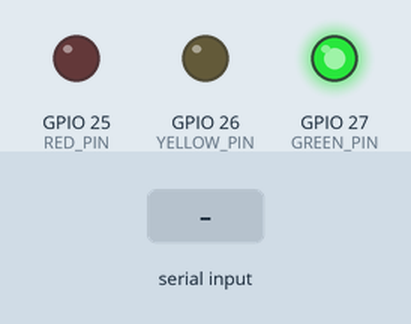
Recording of a sketch running on a simulated ESP32. Shown: output pins drawn as LEDs (lit = HIGH). Inputs (shaded band) come from the test bench.

Above: at 1.2 s.
1.3 s: "RED\n" received over Serial
At 2.5 s:
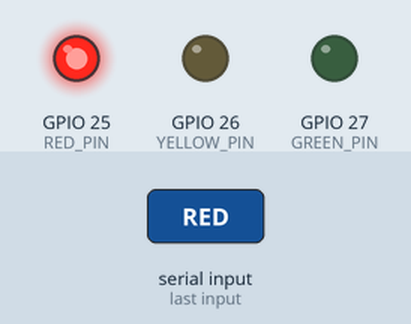
2.8 s: "YELLOW\n" received over Serial
At 3.6 s:
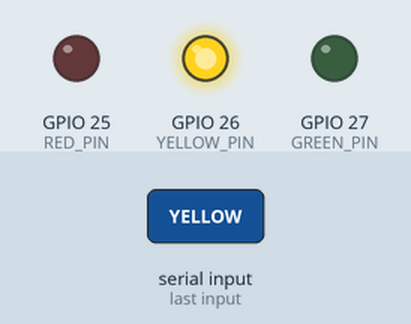
4.3 s: "GREEN\n" received over Serial
At 4.8 s:
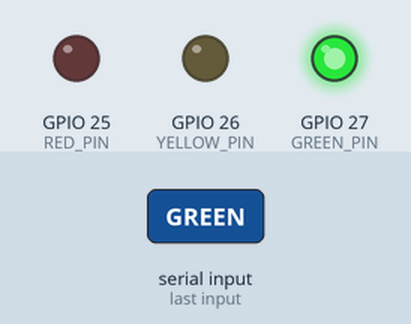
Timing chart, 0 to 7.3 s (numbered marks = the images above; inputs shaded):
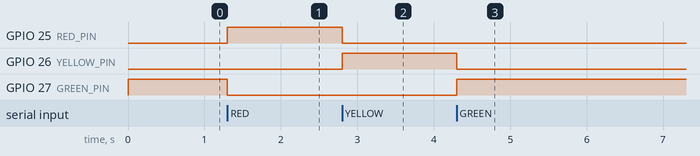

Measured:
- after the input at 1.3 s, GPIO 25 (RED_PIN): LOW → HIGH at once; GPIO 27 (GREEN_PIN): HIGH → LOW at once
- after the input at 2.8 s, GPIO 25 (RED_PIN): HIGH → LOW at once; GPIO 26 (YELLOW_PIN): LOW → HIGH at once
- after the input at 4.3 s, GPIO 26 (YELLOW_PIN): HIGH → LOW at once; GPIO 27 (GREEN_PIN): LOW → HIGH at once

The sketch:

traffic_signal.ino
```cpp
const int RED_PIN = 25;
const int YELLOW_PIN = 26;
const int GREEN_PIN = 27;

void setSignal(bool red, bool yellow, bool green) {
  digitalWrite(RED_PIN, red ? HIGH : LOW);
  digitalWrite(YELLOW_PIN, yellow ? HIGH : LOW);
  digitalWrite(GREEN_PIN, green ? HIGH : LOW);
}

void setup() {
  pinMode(RED_PIN, OUTPUT);
  pinMode(YELLOW_PIN, OUTPUT);
  pinMode(GREEN_PIN, OUTPUT);
  Serial.begin(115200);
  setSignal(false, false, true);
}

void loop() {
  if (Serial.available()) {
    String command = Serial.readStringUntil('\n');
    command.trim();

    if (command == "RED") setSignal(true, false, false);
    else if (command == "YELLOW") setSignal(false, true, false);
    else if (command == "GREEN") setSignal(false, false, true);
  }
}
```
